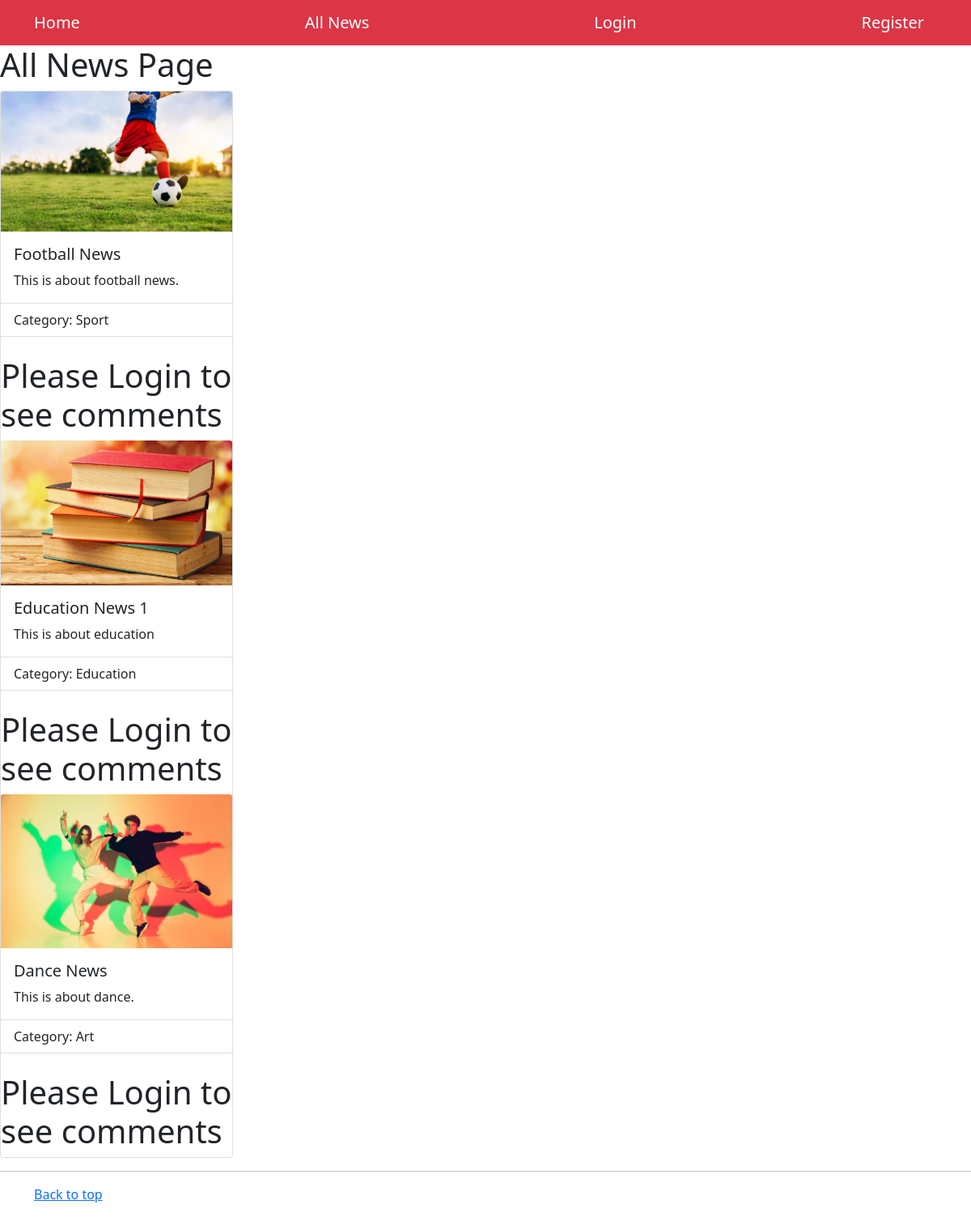
The app's page /all_news, older data.
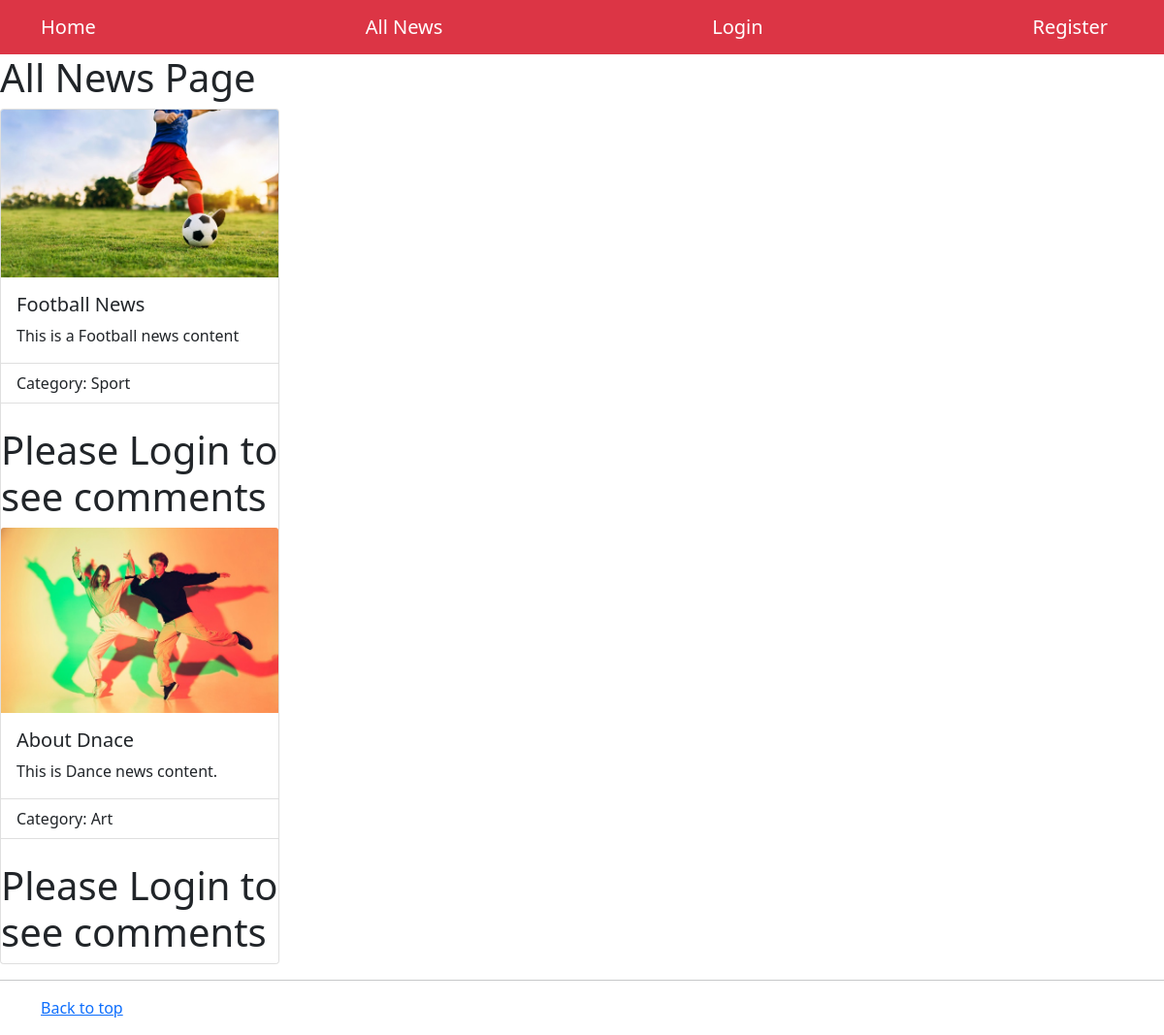
The same page, newer data.
### news_app/models.py (models this page shows, shortened)
class News(models.Model):
    category = models.ForeignKey(Category, on_delete=models.CASCADE)
    title = models.CharField(max_length=300)
    image = models.ImageField(upload_to='imgs/')
    content = models.TextField()
    add_time = models.DateTimeField(auto_now_add=True)
    class Meta:
        verbose_name_plural = 'News'

class Category(models.Model):
    title = models.CharField(max_length=200)
    category_image = models.ImageField(upload_to='imgs/')
    class Meta:
        verbose_name_plural = 'Categories'
    def __str__(self):
        return self.title

### news_app/views.py (the view)
# urls.py: path('all_news', views.all_news, name='all-news'),
def all_news(request):
    my_news = News.objects.all()
    return render(request, 'all-news.html', {'my_news': my_news})

### news_app/templates/all-news.html (shortened to what this page needs)
{% extends 'base.html' %}
{% block content %}
    <!DOCTYPE html>
    <html lang="en">
    <head>
        <link href="https://cdn.jsdelivr.net/npm/bootstrap@5.0.0-beta3/dist/css/bootstrap.min.css" rel="stylesheet"
>
    </head>
    <body>
    <h1>All News Page</h1>
    <div class="card" style="width: 18rem;">
        {% for n in my_news %}
            <img src="/media/{{ n.image }}" class="card-img-top" alt="No stuff">
            <div class="card-body">
                <h5 class="card-title">{{ n.title }}</h5>
                <p class="card-text">{{ n.content }}</p>
            </div>
            <ul class="list-group list-group-flush">
                <li class="list-group-item">Category: {{ n.category }}</li>
            </ul>
            {% if user.is_authenticated %}
                <div class="card-body">
                    <a href='/detail/{{ n.id }}' class="card-link">Comment</a>
                </div>
                <br/>
            {% else %}
                <br/>
                <h1>Please Login to see comments</h1>
            {% endif %}
        {% endfor %}
    </div>
    </body>
    </html>
{% endblock %}

### news_app/templates/base.html (shortened to what this page needs)
<!DOCTYPE html>
<html>
<head>
    <link href="https://cdn.jsdelivr.net/npm/bootstrap@5.0.0-beta3/dist/css/bootstrap.min.css" rel="stylesheet"
>
</head>
<body>
<nav class="navbar navbar-expand-lg navbar-dark bg-danger">
    <div class="container">
        <a class="navbar-brand" href="/">Home</a>
        <a class="navbar-brand" href="{% url 'all-news' %}">All News</a>
        {% if user.is_authenticated %}
            <a class="navbar-brand" href="{% url 'logout' %}">Logout</a>
        {% else %}
            <a class="navbar-brand" href="{% url 'login' %}">Login</a>
            <a class="navbar-brand" href="{% url 'register' %}">Register</a>
        {% endif %}
    </div>
</nav>
{% block content %}
{% endblock %}
<hr/>
<footer class="text-muted">
    <div class="container">
        <p class="float-right">
            <a href="#">Back to top</a>
        </p>
    </div>
</footer>
</body>
</html>

Row changes from the older to the newer data that the page shows:
removed News: image (picture), title "Dance News", content "This is about dance.", category "Art"
changed News "Football News": content "This is about football news." → "This is a Football news content"
changed News: image: a different picture; title "Education News 1" → "About Dnace"; content "This is about education" → "This is Dance news content."; category "Education" → "Art"
